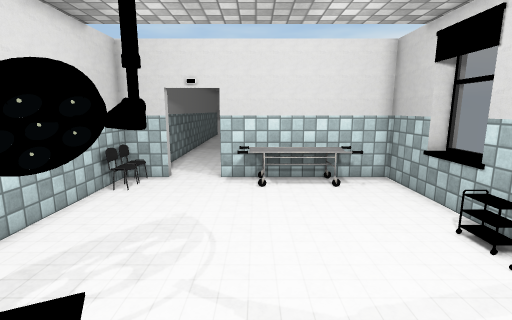
view 1 (above)

15 first-person views from a walk through a Unity game level. The camera is 1.5 m above the floor, tilts 10° down and sees 85° across. The floor is counted in squares, 0.5 m on a side. Each view is taken from the middle of a square. On the plan, view 1 faces up. The plan holds only what a view shows up to about 20 squares ahead; the rest is blank. The place goes on beyond the plan. Some animated figures are not drawn. Door leaves are left out, so doorways stand open. Some surface patterns are stand-ins.

view 2
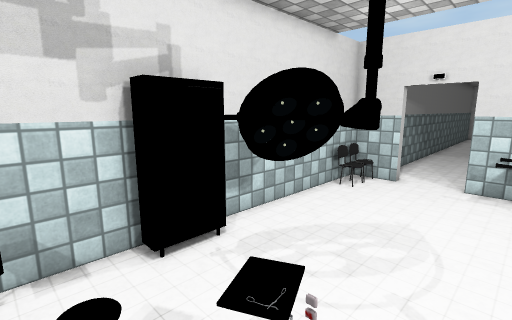

view 3
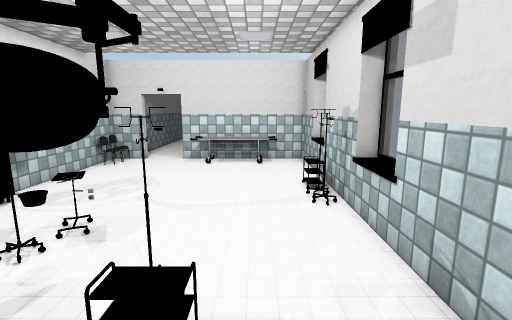

view 4
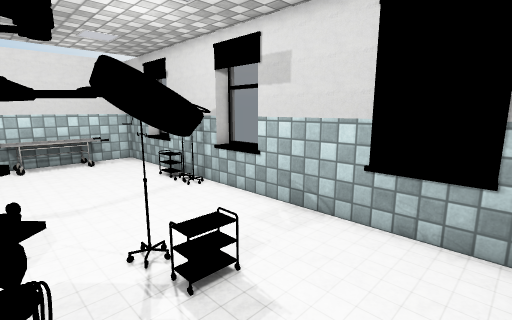

view 5
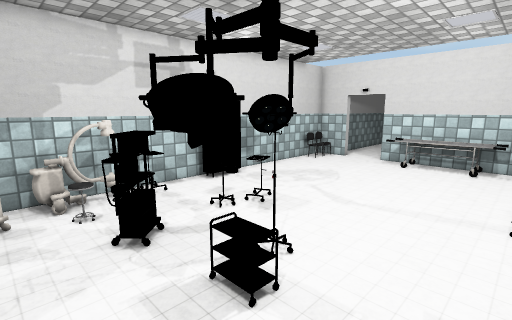

view 6
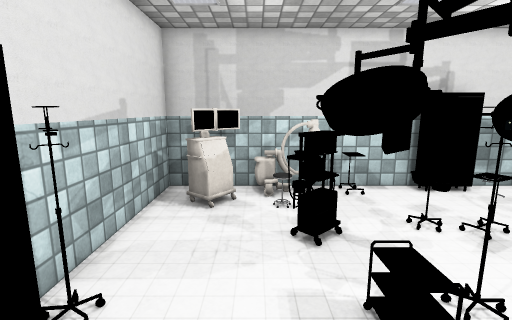

view 7
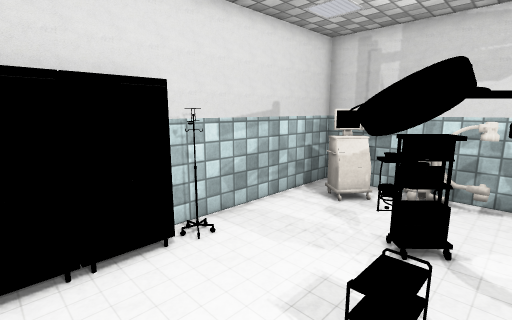

view 8
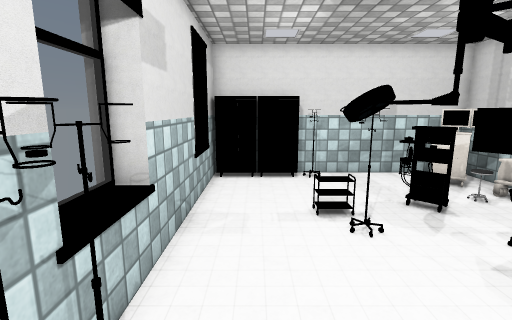

view 9
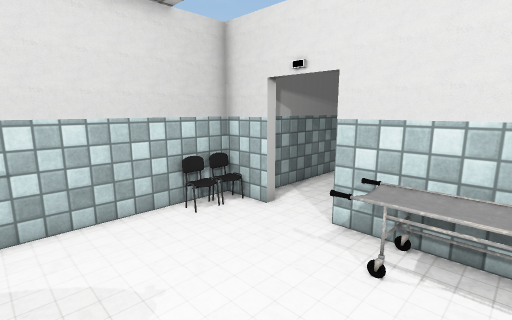

view 10
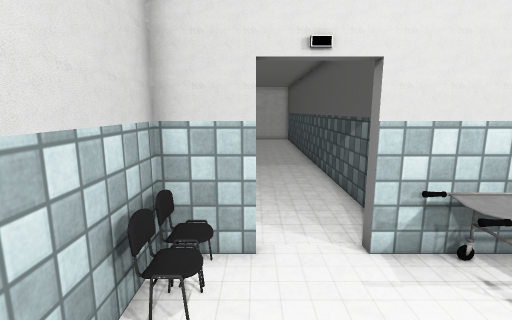

view 11
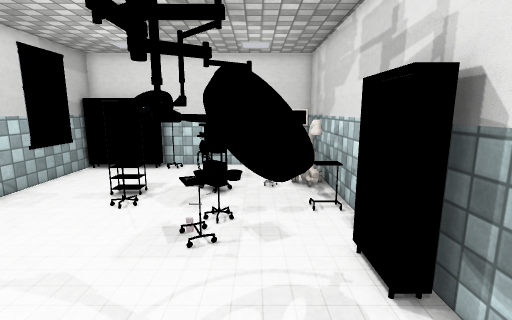

view 12
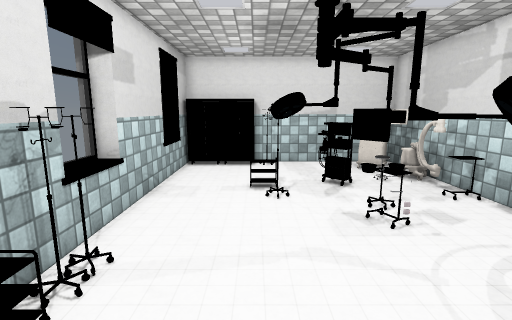

view 13
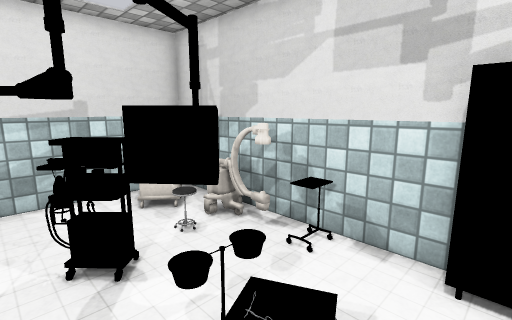

view 14
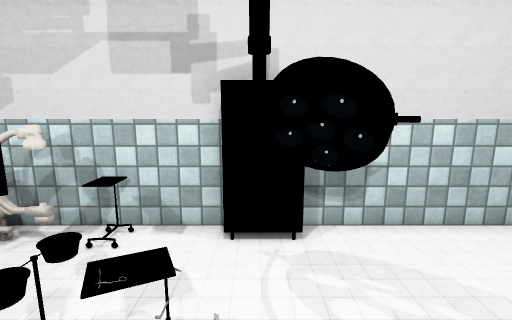

view 15
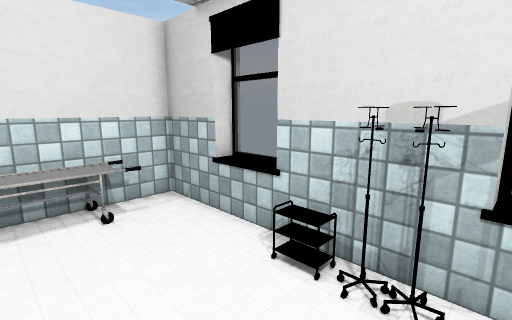

### Floor plan
Key: @ floor where view 1 was taken; # wall or solid block; . floor; D open door; = window, fence, low wall or low ledge; C chair; L lamp; U cupboard; M monitor; O other object.
Columns run from 6 left of view 1 to 7 right of it. Each row starts with its distance up from view 1.
 17  #...#
 16  #...#
 15  #...#
 14  #...#
 13  #DDD#######
 12 #  ..OOOOOO #
 11 CO...OOOOOO.#
 10 #...........##
  9 #...........=#
  8 #...........=#
  7 #...........##
  6 #..........O#
  5 #..LL......O#
  4 #ULLL......O##
  3 #U LLL......=#
  2 #U..OO......=#
  1 #...OO......##
  0 #O..OO@.....#
 -1 #O.LLLLO....#
 -2 #O..OOLLO...#
 -3 #O..OOLL....#
 -4 #O..........=#
 -5 #MM.........=#
 -6 # MM........##
 -7 #.  #  OUUUU#
 -8 #### ########

Positions as (right, up) in squares from view 1, and headings:
1: (0, 0), facing up
2: (0, 0), facing up-left
3: (3, -5), facing up
4: (-1, -6), facing up-right
5: (5, -5), facing up-left
6: (5, -4), facing left
7: (5, -1), facing down-left
8: (4, 6), facing down
9: (2, 6), facing up-left
10: (-4, 7), facing up
11: (-3, 8), facing down
12: (2, 9), facing down
13: (0, 3), facing down-left
14: (1, 3), facing left
15: (1, 3), facing up-right
